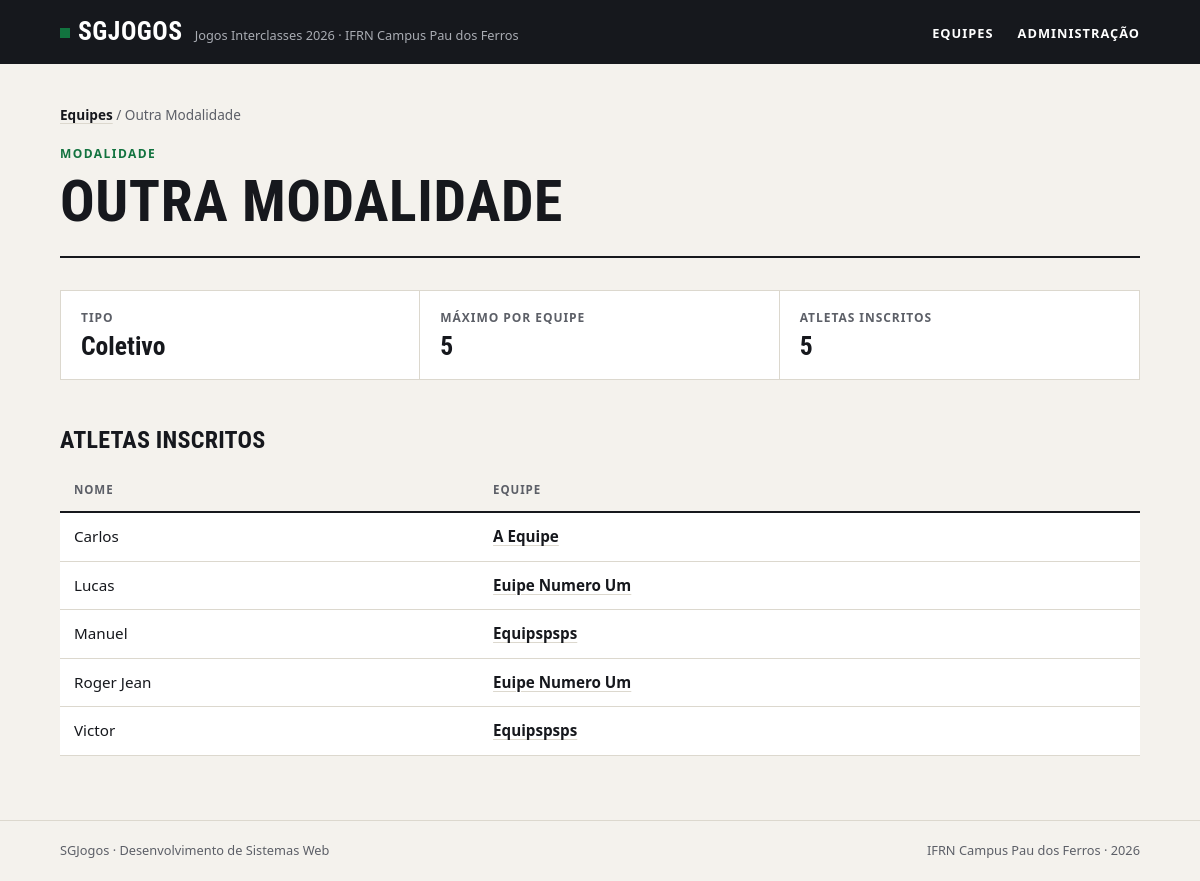
Screenshot of /modalidades/2/ with the database file from the repository.
### jogos/models.py (models this page shows, shortened)
class Modalidade(models.Model):
    nome = models.CharField(max_length=100, unique=True)
    tipo = models.CharField(choices=[("individual", "Individual"), ("coletivo", "Coletivo")], default="individual", max_length=20)
    max_atletas = models.PositiveIntegerField()
    class Meta:
        verbose_name = "modalidade"
        verbose_name_plural = "modalidades"
        ordering = ["nome"]

class Atleta(models.Model):
    nome = models.CharField(max_length=100)
    matricula = models.CharField(max_length=50, unique=True)
    data_nascimento = models.DateField()
    equipe = models.ForeignKey(
        Equipe,
        on_delete=models.PROTECT,
        related_name="atletas",
    )
    modalidades = models.ManyToManyField(
        Modalidade,
        related_name="atletas",
        blank=True,
    )
    class Meta:
        verbose_name = "atleta"
        verbose_name_plural = "atletas"
        ordering = ["nome"]

class Equipe(models.Model):
    nome = models.CharField(max_length=100, unique=True)
    curso = models.CharField(max_length=100)
    cor = models.CharField(max_length=100)
    criada_em = models.DateTimeField(auto_now_add=True)
    class Meta:
        verbose_name = "equipe"
        verbose_name_plural = "equipes"
        ordering = ["nome"]

### jogos/views.py (the view)
# urls.py: path("modalidades/<int:id>/", views.modalidade, name="modalidade"),
def modalidade(request, id):
    modalidade = get_object_or_404(
        Modalidade.objects.annotate(total_atletas=Count("atletas", distinct=True)),
        pk=id,
    )
    atletas = (
        Atleta.objects.filter(modalidades=modalidade)
        .select_related("equipe")
        .prefetch_related("modalidades")
        .distinct()
        .order_by("nome")
    )
    return render(request, "jogos/modalidade.html", {"modalidade": modalidade, "atletas": atletas})

### jogos/templates/jogos/modalidade.html (shortened to what this page needs)
{% extends "jogos/base.html" %}
{% block conteudo %}
<nav class="trilha"><a href="{% url 'jogos:index' %}">Equipes</a> / {{ modalidade.nome }}</nav>
<header class="topo">
    <span class="sobretitulo">Modalidade</span>
    <h1>{{ modalidade.nome }}</h1>
</header>
<dl class="numeros">
    <div>
        <dt>Tipo</dt>
        <dd>{{ modalidade.get_tipo_display }}</dd>
    </div>
    <div>
        <dt>Máximo por equipe</dt>
        <dd>{{ modalidade.max_atletas }}</dd>
    </div>
    <div>
        <dt>Atletas inscritos</dt>
        <dd>{{ modalidade.total_atletas }}</dd>
    </div>
</dl>
<h2>Atletas inscritos</h2>
<div class="tabela">
    <table>
        <thead>
            <tr>
                <th>Nome</th>
                <th>Equipe</th>
            </tr>
        </thead>
        <tbody>
            {% for atleta in atletas %}
                <tr>
                    <td>{{ atleta.nome }}</td>
                    <td><a href="{% url 'jogos:equipe' atleta.equipe.id %}">{{ atleta.equipe.nome }}</a></td>
                </tr>
            {% empty %}
                <tr>
                    <td class="vazio" colspan="2">Nenhum atleta inscrito nesta modalidade.</td>
                </tr>
            {% endfor %}
        </tbody>
    </table>
</div>
{% endblock %}

### css/style.css (style rules this page uses)
:root { --papel: #f4f2ed; --branco: #ffffff; --tinta: #16181d; --tinta-suave: #5c5f67; --linha: #dcd8ce; --verde: #12733f; --verde-claro: #e2efe6; --fonte-texto: system-ui, -apple-system, "Segoe UI", Roboto, Ubuntu, "Helvetica Neue", Arial, sans-serif; --fonte-titulo: "Bahnschrift SemiCondensed", "Bahnschrift", "Avenir Next Condensed", "Roboto Condensed", "Ubuntu Condensed", "Arial Narrow", var(--fonte-texto); }
*, *::before, *::after { box-sizing: border-box; }
* { margin: 0; padding: 0; }
body { min-height: 100vh; display: flex; flex-direction: column; background: var(--papel); color: var(--tinta); font-family: var(--fonte-texto); font-size: 1rem; line-height: 1.55; -webkit-font-smoothing: antialiased; }
a { color: inherit; }
h1, h2, h3 { font-family: var(--fonte-titulo); font-stretch: condensed; font-weight: 700; line-height: 1.05; text-transform: uppercase; letter-spacing: 0.01em; }
.topo { padding-bottom: 24px; margin-bottom: 32px; border-bottom: 2px solid var(--tinta); }
.sobretitulo { display: block; margin-bottom: 8px; color: var(--verde); font-size: 0.75rem; font-weight: 700; letter-spacing: 0.12em; text-transform: uppercase; }
h1 { font-size: clamp(2.2rem, 6vw, 3.6rem); }
h2 { margin: 48px 0 16px; font-size: 1.5rem; }
.trilha { margin-bottom: 20px; color: var(--tinta-suave); font-size: 0.85rem; }
.trilha a { color: var(--tinta); font-weight: 600; text-decoration-color: var(--linha); text-underline-offset: 3px; }
.numeros { display: grid; grid-template-columns: repeat(auto-fit, minmax(180px, 1fr)); border: 1px solid var(--linha); background: var(--branco); }
.numeros div { padding: 18px 20px; border-right: 1px solid var(--linha); }
.numeros div:last-child { border-right: none; }
.numeros dt { color: var(--tinta-suave); font-size: 0.75rem; font-weight: 700; letter-spacing: 0.08em; text-transform: uppercase; }
.numeros dd { margin-top: 4px; font-family: var(--fonte-titulo); font-stretch: condensed; font-size: 1.6rem; font-weight: 700; line-height: 1.15; font-variant-numeric: tabular-nums; overflow-wrap: anywhere; }
.tabela { overflow-x: auto; }
table { width: 100%; border-collapse: collapse; background: var(--branco); font-size: 0.95rem; font-variant-numeric: tabular-nums; }
th, td { padding: 12px 14px; border-bottom: 1px solid var(--linha); text-align: left; vertical-align: top; }
th { border-bottom: 2px solid var(--tinta); background: var(--papel); color: var(--tinta-suave); font-size: 0.72rem; font-weight: 700; letter-spacing: 0.08em; text-transform: uppercase; }
td a { font-weight: 600; text-decoration-color: var(--linha); text-underline-offset: 3px; }

### rows the page displays
Modalidade: nome "Outra Modalidade", nome "OUTRA MODALIDADE", tipo "Coletivo", max_atletas "5", total_atletas "5"
Atleta: nome "Carlos", equipe.nome "A Equipe"
Atleta: nome "Lucas", equipe.nome "Euipe Numero Um"
Atleta: nome "Manuel", equipe.nome "Equipspsps"
Atleta: nome "Roger Jean", equipe.nome "Euipe Numero Um"
Atleta: nome "Victor", equipe.nome "Equipspsps"
